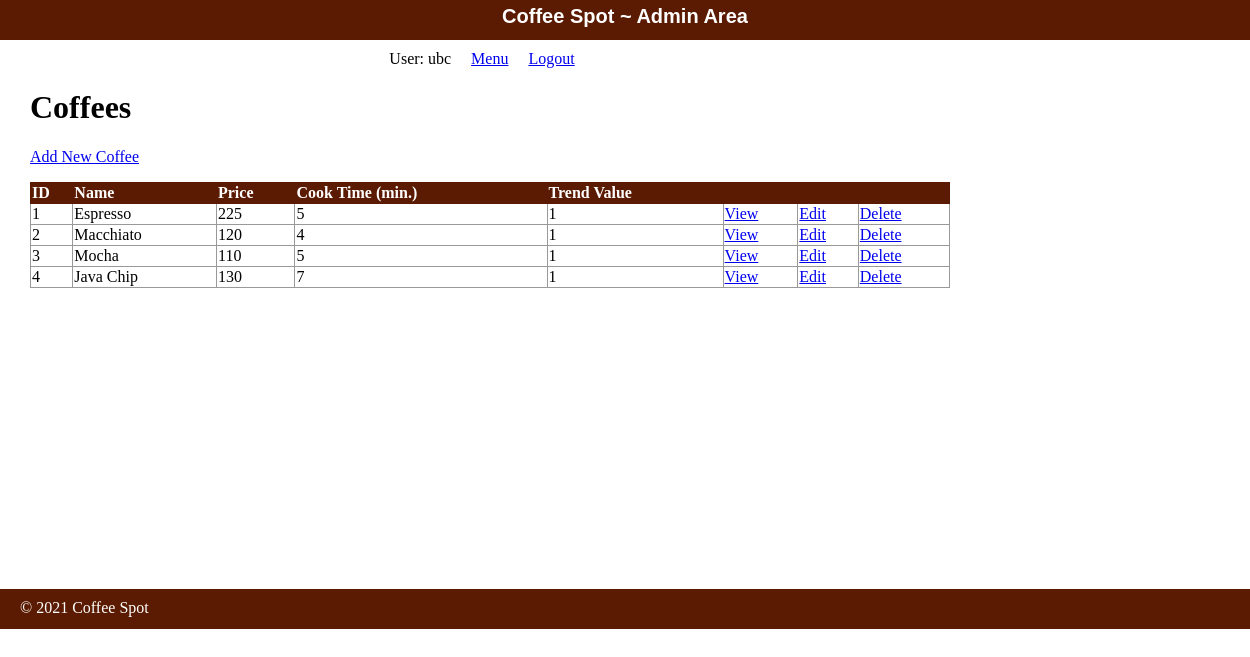
Screenshot of /admin/coffees/index.php (signed in) with the database file from the repository.
### tables this page shows
CREATE TABLE coffee (
  coffee_id int NOT NULL AUTO_INCREMENT,
  coffee_name varchar(255) NOT NULL,
  coffee_price int NOT NULL,
  cook_time int NOT NULL,
  trend_val int NOT NULL,
  PRIMARY KEY (coffee_id)
);

### admin/shared/functions.php (called while the page is built, shortened)
<?php
function url_for($script_path) {
  return WWW_ADMIN . $script_path;
}
function u($string="") {
  return urlencode($string);
}
function h($string="") {
  return htmlspecialchars($string);
}
?>

### admin/shared/query_functions.php (called while the page is built, shortened)
<?php
  function find_all_coffees($options=[]) {
    global $db;
    $sql = "SELECT * FROM coffee ";
    $sql .= "ORDER BY coffee_id ASC";
    $result = mysqli_query($db, $sql);
    return $result;
  }
?>

### admin/coffees/index.php (the view, shortened to what this page needs)
<?php
  $coffee_set = find_all_coffees();
?>
<?php include(SHARED_PATH . '/admin_header.php'); ?>
<div id="content">
  <div class="pages listing">
    <h1>Coffees</h1>
    <div class="actions">
      <a class="action" href="<?php echo url_for('/coffees/new.php'); ?>">Add New Coffee</a>
    </div>
  	<table class="list">
  	  <tr>
        <th>ID</th>
        <th>Name</th>
        <th>Price</th>
        <th>Cook Time (min.)</th>
  	    <th>Trend Value</th>
  	    <th>&nbsp;</th>
  	    <th>&nbsp;</th>
        <th>&nbsp;</th>
  	  </tr>
      <?php while($coffee = mysqli_fetch_assoc($coffee_set)) { ?>
        <tr>
          <td><?php echo h($coffee['coffee_id']); ?></td>
          <td><?php echo h($coffee['coffee_name']); ?></td>
          <td><?php echo h($coffee['coffee_price']); ?></td>
    	  <td><?php echo h($coffee['cook_time']); ?></td>
          <td><?php echo h($coffee['trend_val']); ?></td>
          <td><a class="action" href="<?php echo url_for('/coffees/show.php?id=' . h(u($coffee['coffee_id']))); ?>">View</a></td>
          <td><a class="action" href="<?php echo url_for('/coffees/edit.php?id=' . h(u($coffee['coffee_id']))); ?>">Edit</a></td>
          <td><a class="action" href="<?php echo url_for('/coffees/delete.php?id=' . h(u($coffee['coffee_id']))); ?>">Delete</a></td>
    	  </tr>
      <?php } ?>
  	</table>
  </div>
</div>
<?php include(SHARED_PATH . '/admin_footer.php'); ?>

### admin/shared/admin_header.php (shortened to what this page needs)
<!doctype html>
<html lang="en">
  <head>
    <link rel="stylesheet" media="all" href="<?php echo url_for('/stylesheets/admin.css'); ?>" />
  </head>
  <body>
    <header>
      <h1>Coffee Spot ~ Admin Area</h1>
    </header>
    <navigation>
      <ul>
        <li>User: <?php echo $_SESSION['username'] ?? ''; ?></li>
        <li><a href="<?php echo url_for('/index.php'); ?>">Menu</a></li>
        <li><a href="<?php echo url_for('/logout.php'); ?>">Logout</a></li>
      </ul>
    </navigation>

### admin/shared/admin_footer.php (shortened to what this page needs)
<footer>
  &copy; <?php echo date('Y'); ?> Coffee Spot
</footer>
</body>
</html>

### admin/stylesheets/admin.css (style rules this page uses)
html { height: 100%; width: 100%; }
body { height: 980px; width: 100%; margin: 0; padding: 0; }
header { width: 100%; height: 40px; margin: 0 0 10px 0; padding: 0; background: #5B1B02; color: white; }
header h1 { margin: 0; padding: 5px; font-size: 20px; font-family: Verdana, Arial, Helvetica, sans-serif; text-align: center; }
navigation { width: 980px; margin: 0; padding: 0; text-align: center; }
navigation ul { width: 980px; list-style: none; padding: 0; margin: 0; }
navigation ul li { display: inline; margin-right: 1em; }
#content { width: 920px; min-height: 500px; padding: 0 30px; }
footer { width: 100%; height: 20px; margin: 0 0 10px 0; padding: 10px 20px; background: #5B1B02; color: white; }
.actions { margin-bottom: 1em; }
table { border-collapse: collapse; vertical-align: top; }
table.list { width: 100%; }
table.list tr td { border: 1px solid #999999; }
table.list tr th { border: 1px solid #5B1B02; background: #5B1B02; color: white; text-align: left; }

### rows the page displays
coffee: coffee_id "1", coffee_name "Espresso", coffee_price "225", cook_time "5", trend_val "1"
coffee: coffee_id "2", coffee_name "Macchiato", coffee_price "120", cook_time "4", trend_val "1"
coffee: coffee_id "3", coffee_name "Mocha", coffee_price "110", cook_time "5", trend_val "1"
coffee: coffee_id "4", coffee_name "Java Chip", coffee_price "130", cook_time "7", trend_val "1"

### other values shown
$_SESSION['username'] "ubc"
